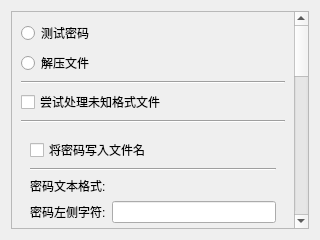
<?xml version="1.0" encoding="UTF-8"?>
<ui version="4.0">
 <class>Form</class>
 <widget class="QWidget" name="Form">
  <property name="geometry">
   <rect>
    <x>0</x>
    <y>0</y>
    <width>320</width>
    <height>240</height>
   </rect>
  </property>
  <property name="windowTitle">
   <string>Form</string>
  </property>
  <layout class="QVBoxLayout" name="verticalLayout_2">
   <item>
    <widget class="QScrollArea" name="scrollArea">
     <property name="widgetResizable">
      <bool>true</bool>
     </property>
     <widget class="QWidget" name="scrollAreaWidgetContents">
      <property name="geometry">
       <rect>
        <x>0</x>
        <y>0</y>
        <width>283</width>
        <height>712</height>
       </rect>
      </property>
      <layout class="QVBoxLayout" name="verticalLayout">
       <item>
        <widget class="QRadioButton" name="radioButton_mode1_test">
         <property name="text">
          <string>测试密码</string>
         </property>
         <attribute name="buttonGroup">
          <string notr="true">buttonGroup</string>
         </attribute>
        </widget>
       </item>
       <item>
        <widget class="QRadioButton" name="radioButton_mode1_extract">
         <property name="text">
          <string>解压文件</string>
         </property>
         <attribute name="buttonGroup">
          <string notr="true">buttonGroup</string>
         </attribute>
        </widget>
       </item>
       <item>
        <widget class="Line" name="line">
         <property name="orientation">
          <enum>Qt::Orientation::Horizontal</enum>
         </property>
        </widget>
       </item>
       <item>
        <widget class="QCheckBox" name="checkBox_try_unknown_filetype">
         <property name="text">
          <string>尝试处理未知格式文件</string>
         </property>
        </widget>
       </item>
       <item>
        <widget class="Line" name="line_4">
         <property name="orientation">
          <enum>Qt::Orientation::Horizontal</enum>
         </property>
        </widget>
       </item>
       <item>
        <widget class="QWidget" name="widget_test" native="true">
         <layout class="QVBoxLayout" name="verticalLayout_3">
          <item>
           <widget class="QCheckBox" name="checkBox_write_filename">
            <property name="text">
             <string>将密码写入文件名</string>
            </property>
           </widget>
          </item>
          <item>
           <widget class="Line" name="line_3">
            <property name="orientation">
             <enum>Qt::Orientation::Horizontal</enum>
            </property>
           </widget>
          </item>
          <item>
           <widget class="QLabel" name="label_4">
            <property name="text">
             <string>密码文本格式:</string>
            </property>
           </widget>
          </item>
          <item>
           <layout class="QHBoxLayout" name="horizontalLayout_4">
            <item>
             <widget class="QLabel" name="label_2">
              <property name="text">
               <string>密码左侧字符:</string>
              </property>
             </widget>
            </item>
            <item>
             <widget class="QLineEdit" name="lineEdit_left_word"/>
            </item>
           </layout>
          </item>
          <item>
           <layout class="QHBoxLayout" name="horizontalLayout_5">
            <item>
             <widget class="QLabel" name="label_3">
              <property name="text">
               <string>密码右侧字符:</string>
              </property>
             </widget>
            </item>
            <item>
             <widget class="QLineEdit" name="lineEdit_right_word"/>
            </item>
           </layout>
          </item>
          <item>
           <layout class="QHBoxLayout" name="horizontalLayout_6">
            <item>
             <widget class="QLabel" name="label_5">
              <property name="text">
               <string>密码位置:</string>
              </property>
             </widget>
            </item>
            <item>
             <widget class="QComboBox" name="comboBox_pw_position">
              <item>
               <property name="text">
                <string>最左端</string>
               </property>
              </item>
              <item>
               <property name="text">
                <string>最右端</string>
               </property>
              </item>
             </widget>
            </item>
           </layout>
          </item>
          <item>
           <layout class="QVBoxLayout" name="verticalLayout_5">
            <item>
             <widget class="QLabel" name="label_6">
              <property name="text">
               <string>文件名预览:</string>
              </property>
             </widget>
            </item>
            <item>
             <widget class="QLabel" name="label_preview_filename">
              <property name="text">
               <string>文件名示例</string>
              </property>
             </widget>
            </item>
           </layout>
          </item>
         </layout>
        </widget>
       </item>
       <item>
        <widget class="QWidget" name="widget_extract" native="true">
         <layout class="QVBoxLayout" name="verticalLayout_4">
          <item>
           <widget class="QRadioButton" name="radioButton_mode2_smart_extract">
            <property name="text">
             <string>智能解压</string>
            </property>
           </widget>
          </item>
          <item>
           <widget class="QRadioButton" name="radioButton_mode2_direct_extract">
            <property name="text">
             <string>直接解压</string>
            </property>
           </widget>
          </item>
          <item>
           <widget class="QRadioButton" name="radioButton_mode2_extract_same_folder">
            <property name="text">
             <string>解压到同名目录</string>
            </property>
           </widget>
          </item>
          <item>
           <widget class="Line" name="line_5">
            <property name="orientation">
             <enum>Qt::Orientation::Horizontal</enum>
            </property>
           </widget>
          </item>
          <item>
           <widget class="QCheckBox" name="checkBox_delete_origin">
            <property name="text">
             <string>解压后删除原文件</string>
            </property>
           </widget>
          </item>
          <item>
           <widget class="QCheckBox" name="checkBox_recursive_extract">
            <property name="text">
             <string>递归解压嵌套压缩包</string>
            </property>
           </widget>
          </item>
          <item>
           <layout class="QHBoxLayout" name="horizontalLayout">
            <item>
             <widget class="QLabel" name="label">
              <property name="text">
               <string>覆盖模式</string>
              </property>
             </widget>
            </item>
            <item>
             <widget class="QComboBox" name="comboBox_cover_file">
              <item>
               <property name="text">
                <string>覆盖重复文件</string>
               </property>
              </item>
              <item>
               <property name="text">
                <string>跳过重复文件</string>
               </property>
              </item>
              <item>
               <property name="text">
                <string>重命名新文件</string>
               </property>
              </item>
              <item>
               <property name="text">
                <string>重命名旧文件</string>
               </property>
              </item>
             </widget>
            </item>
           </layout>
          </item>
          <item>
           <layout class="QHBoxLayout" name="horizontalLayout_2">
            <item>
             <widget class="QCheckBox" name="checkBox_break_folder">
              <property name="text">
               <string>解散文件夹</string>
              </property>
             </widget>
            </item>
            <item>
             <widget class="QComboBox" name="comboBox_break_folder">
              <item>
               <property name="text">
                <string>移动到顶层目录</string>
               </property>
              </item>
              <item>
               <property name="text">
                <string>移动底层文件夹</string>
               </property>
              </item>
              <item>
               <property name="text">
                <string>仅移动文件</string>
               </property>
              </item>
             </widget>
            </item>
           </layout>
          </item>
          <item>
           <widget class="QCheckBox" name="checkBox_extract_output_folder">
            <property name="text">
             <string>解压至指定目录</string>
            </property>
           </widget>
          </item>
          <item>
           <layout class="QHBoxLayout" name="horizontalLayout_3">
            <item>
             <widget class="QLineEdit" name="lineEdit_extract_output_folder"/>
            </item>
            <item>
             <widget class="QToolButton" name="toolButton_choose">
              <property name="text">
               <string>c</string>
              </property>
             </widget>
            </item>
            <item>
             <widget class="QToolButton" name="toolButton_open">
              <property name="text">
               <string>o</string>
              </property>
             </widget>
            </item>
           </layout>
          </item>
          <item>
           <widget class="QCheckBox" name="checkBox_extract_filter">
            <property name="text">
             <string>文件过滤规则</string>
            </property>
           </widget>
          </item>
          <item>
           <widget class="QPlainTextEdit" name="plainTextEdit_extract_filter_rule"/>
          </item>
         </layout>
        </widget>
       </item>
       <item>
        <widget class="Line" name="line_2">
         <property name="orientation">
          <enum>Qt::Orientation::Horizontal</enum>
         </property>
        </widget>
       </item>
       <item>
        <widget class="QCheckBox" name="checkBox_top_window">
         <property name="text">
          <string>置顶程序窗口</string>
         </property>
        </widget>
       </item>
       <item>
        <widget class="QCheckBox" name="checkBox_lock_size">
         <property name="text">
          <string>锁定窗口大小</string>
         </property>
        </widget>
       </item>
      </layout>
     </widget>
    </widget>
   </item>
  </layout>
 </widget>
 <resources/>
 <connections/>
 <buttongroups>
  <buttongroup name="buttonGroup"/>
 </buttongroups>
</ui>
